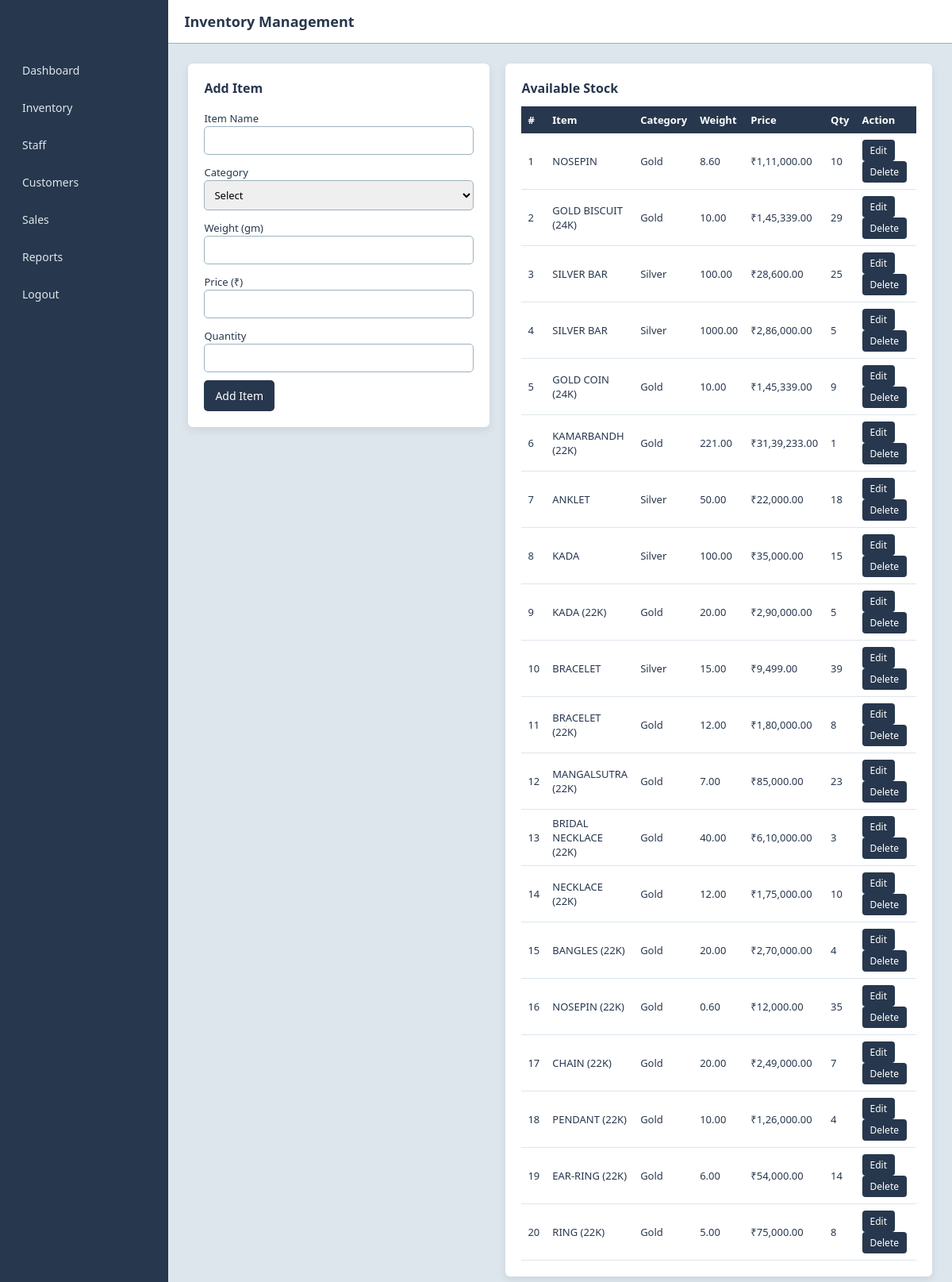
The app's page /admin/inventory.php with its own data.
### tables this page shows
CREATE TABLE `products` (
  `id` int(11) NOT NULL,
  `item_name` varchar(100) NOT NULL,
  `category` varchar(50) NOT NULL,
  `weight` decimal(10,2) NOT NULL,
  `price` decimal(10,2) NOT NULL,
  `quantity` int(11) NOT NULL,
  `created_at` timestamp NOT NULL DEFAULT current_timestamp()
);

### config/helpers.php (called while the page is built, shortened)
<?php
function formatINR($amount) {
    $amount = (string) $amount;
    $decimal = "";
    if (strpos($amount, '.') !== false) {
        list($amount, $decimal) = explode('.', $amount);
        $decimal = "." . substr($decimal, 0, 2);
    }
    $last3 = substr($amount, -3);
    $rest  = substr($amount, 0, -3);
    if ($rest !== '') {
        $rest = preg_replace("/\B(?=(\d{2})+(?!\d))/", ",", $rest);
        return $rest . "," . $last3 . $decimal;
    }
    return $last3 . $decimal;
}

### admin/inventory.php (the view, shortened to what this page needs)
<?php
include("../config/db.php");
include("../config/helpers.php");
$editData = null;
?>
<!DOCTYPE html>
<html>
<head>
    <link rel="stylesheet" href="../assets/css/base.css">
    <link rel="stylesheet" href="../assets/css/admin.css">
    <link rel="stylesheet" href="../assets/css/inventory.css">
</head>
<body>
<div class="dashboard">
    <div class="sidebar">
        <h3>JSMS Admin</h3>
        <a href="dashboard.php">Dashboard</a>
        <a href="inventory.php">Inventory</a>
        <a href="staff.php">Staff</a>
        <a href="customers.php">Customers</a>
        <a href="sales.php">Sales</a>
        <a href="reports.php">Reports</a>
        <a href="../logout/logout.php">Logout</a>
    </div>
    <div class="main-content">
        <div class="header">
            <h2>Inventory Management</h2>
        </div>
        <div class="content inventory-layout">
            <div class="inventory-form">
                <h3><?php echo $editData ? "Edit Item" : "Add Item"; ?></h3>
                <form method="post">
                    <div class="form-group">
                        <label>Item Name</label>
                        <input type="text" name="item_name"
                               value="<?php echo $editData['item_name'] ?? ''; ?>" required>
                    </div>
                    <div class="form-group">
                        <label>Category</label>
                        <select name="category" required>
                            <option value="">Select</option>
                        </select>
                    </div>
                    <div class="form-group">
                        <label>Weight (gm)</label>
                        <input type="number" step="0.01" name="weight"
                               value="<?php echo $editData['weight'] ?? ''; ?>" required>
                    </div>
                    <div class="form-group">
                        <label>Price (₹)</label>
                        <input type="number" step="0.01" name="price"
                               value="<?php echo $editData['price'] ?? ''; ?>" required>
                    </div>
                    <div class="form-group">
                        <label>Quantity</label>
                        <input type="number" name="quantity"
                               value="<?php echo $editData['quantity'] ?? ''; ?>" required>
                    </div>
                    <button class="btn" name="<?php echo $editData ? 'update' : 'add'; ?>">
                        <?php echo $editData ? "Update Item" : "Add Item"; ?>
                    </button>
                </form>
            </div>
            <div class="table-wrapper">
                <h3>Available Stock</h3>
                <table>
                    <tr>
                        <th>#</th>
                        <th>Item</th>
                        <th>Category</th>
                        <th>Weight</th>
                        <th>Price</th>
                        <th>Qty</th>
                        <th>Action</th>
                    </tr>
                    <?php
                    $res = mysqli_query($conn, "SELECT * FROM products ORDER BY id DESC");
                    $i = 1;
                    while ($row = mysqli_fetch_assoc($res)) {
                        echo "<tr>
                            <td>{$i}</td>
                            <td>{$row['item_name']}</td>
                            <td>{$row['category']}</td>
                            <td>{$row['weight']}</td>
                            <td>₹" . formatINR($row['price']) . "</td>
                            <td>{$row['quantity']}</td>
                            <td>
                                <a href='inventory.php?edit={$row['id']}' class='btn action-btn btn-edit'>Edit</a>
                                <a href='inventory.php?delete={$row['id']}'
                                   class='btn action-btn btn-delete'
                                   onclick=\"return confirm('Delete item?')\">Delete</a>
                            </td>
                        </tr>";
                        $i++;
                    }
                    ?>
                </table>
            </div>
        </div>
    </div>
</div>
</body>
</html>

### assets/css/base.css (style rules this page uses)
* { margin: 0; padding: 0; box-sizing: border-box; font-family: "Segoe UI", Arial, sans-serif; }
body { background: #DDE6ED; color: #27374D; }
h1, h2, h3 { color: #27374D; }
.btn { background: #27374D; color: #ffffff; padding: 10px 14px; border: none; border-radius: 5px; font-size: 14px; }
input, select { width: 100%; padding: 10px; border: 1px solid #9DB2BF; border-radius: 5px; font-size: 14px; }

### assets/css/admin.css (style rules this page uses)
.dashboard { display: flex; min-height: 100vh; }
.sidebar { width: 220px; background: #27374D; color: #ffffff; padding: 20px; }
.sidebar h3 { margin-bottom: 25px; font-size: 18px; text-align: center; }
.sidebar a { display: block; color: #DDE6ED; text-decoration: none; padding: 10px 8px; border-radius: 4px; font-size: 14px; margin-bottom: 8px; }
.main-content { flex: 1; background: #DDE6ED; }
.header { background: #ffffff; padding: 15px 20px; border-bottom: 1px solid #9DB2BF; display: flex; justify-content: space-between; align-items: center; }
.header h2 { font-size: 18px; color: #27374D; }
.content { padding: 25px; }

### assets/css/inventory.css (style rules this page uses)
.inventory-layout { display: grid; grid-template-columns: 380px 1fr; gap: 20px; align-items: start; }
.inventory-form { background: #ffffff; padding: 20px; border-radius: 6px; box-shadow: 0 4px 12px rgba(0,0,0,0.08); }
.inventory-form h3 { margin-bottom: 15px; font-size: 16px; color: #27374D; }
.inventory-form .form-group { margin-bottom: 10px; }
.inventory-form label { font-size: 13px; }
.inventory-form input, .inventory-form select { padding: 8px; font-size: 13px; }
.table-wrapper { background: #ffffff; padding: 20px; border-radius: 6px; box-shadow: 0 4px 12px rgba(0,0,0,0.08); }
.table-wrapper h3 { margin-bottom: 12px; font-size: 16px; color: #27374D; }
table { width: 100%; border-collapse: collapse; font-size: 13px; }
table th { background: #27374D; color: #ffffff; padding: 8px; text-align: left; }
table td { padding: 8px; border-bottom: 1px solid #DDE6ED; }
.action-btn { padding: 5px 10px; font-size: 12px; border-radius: 4px; margin-right: 4px; text-decoration: none !important; display: inline-block; color: #ffffff !important; background: #27374D; }

### records on screen
products: item_name "NOSEPIN", category "Gold", weight "8.60", price "1,11,000.00", quantity "10"
products: item_name "GOLD BISCUIT (24K)", category "Gold", weight "10.00", price "1,45,339.00", quantity "29"
products: item_name "SILVER BAR", category "Silver", weight "100.00", price "28,600.00", quantity "25"
products: item_name "SILVER BAR", category "Silver", weight "1000.00", price "2,86,000.00", quantity "5"
products: item_name "GOLD COIN (24K)", category "Gold", weight "10.00", price "1,45,339.00", quantity "9"
products: item_name "KAMARBANDH (22K)", category "Gold", weight "221.00", price "31,39,233.00", quantity "1"
products: item_name "ANKLET", category "Silver", weight "50.00", price "22,000.00", quantity "18"
products: item_name "KADA", category "Silver", weight "100.00", price "35,000.00", quantity "15"
products: item_name "KADA (22K)", category "Gold", weight "20.00", price "2,90,000.00", quantity "5"
products: item_name "BRACELET", category "Silver", weight "15.00", price "9,499.00", quantity "39"
products: item_name "BRACELET (22K)", category "Gold", weight "12.00", price "1,80,000.00", quantity "8"
products: item_name "MANGALSUTRA (22K)", category "Gold", weight "7.00", price "85,000.00", quantity "23"
products: item_name "BRIDAL NECKLACE (22K)", category "Gold", weight "40.00", price "6,10,000.00", quantity "3"
products: item_name "NECKLACE (22K)", category "Gold", weight "12.00", price "1,75,000.00", quantity "10"
products: item_name "BANGLES (22K)", category "Gold", weight "20.00", price "2,70,000.00", quantity "4"
products: item_name "NOSEPIN (22K)", category "Gold", weight "0.60", price "12,000.00", quantity "35"
products: item_name "CHAIN (22K)", category "Gold", weight "20.00", price "2,49,000.00", quantity "7"
products: item_name "PENDANT (22K)", category "Gold", weight "10.00", price "1,26,000.00", quantity "4"
products: item_name "EAR-RING (22K)", category "Gold", weight "6.00", price "54,000.00", quantity "14"
products: item_name "RING (22K)", category "Gold", weight "5.00", price "75,000.00", quantity "8"
